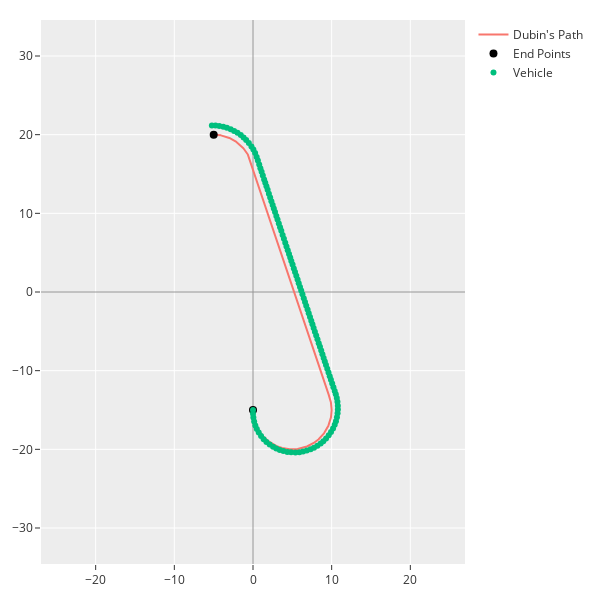

Notebook source saved alongside this figure:
### Markdown cell above
#### Plotting the Path

### Code cell
plot_dubin(["Dubin's Path", "lines", configurations], ["Vehicle", "markers", lti.trajectory]).show()
